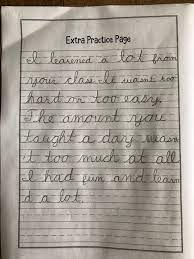
#> input picture Class1_Shaded_Text/img10.jpeg, 194 x 259 px; its folder holds only this picture in this run
$ python main.py
#> lines starting #> are read from the running program, lines starting #| are printed output that depends on the picture
import skimage.filters as filters
import cv2
import numpy as np
import glob

file_list = glob.glob("*.jpg") + glob.glob("*.jpeg") + glob.glob("*.png")

for filename in file_list:
    img = cv2.imread(filename)
#> img is the input picture: shape (259, 194, 3); mean B, G, R 150.8, 159.2, 166.6

    #This is necessary because the unsharp masking technique requires a single-channel (i.e., grayscale) input image.
    gray = cv2.cvtColor(img,cv2.COLOR_BGR2GRAY)
    #The blur is applied to reduce noise and unwanted details in the image, which can interfere with the unsharp masking process.
    smooth = cv2.GaussianBlur(gray, (33,33), 0)
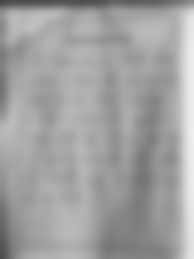
#> smooth: shape (259, 194); min 69, max 238, mean 160.8

    #This divides the grayscale image by the blurred image. This creates an "edge image" that highlights the edges and features in the original image. The division is scaled by 255 to normalize the values between 0 and 1.
    division = cv2.divide(gray, smooth, scale=255)
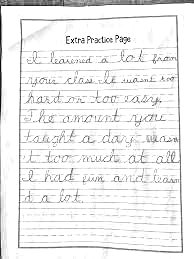
#> division: shape (259, 194); min 2, max 255, mean 238.7


    #Unsharp masking is a process that enhances edges and fine details in an image by subtracting a blurred version of the image from the original. In this step, a sharpened version of the image is obtained by subtracting the blurred division image from the division image.
    sharp = filters.unsharp_mask(division, radius=1.5, amount=2.5, preserve_range=False)
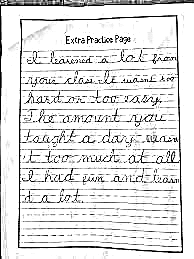
#> sharp: shape (259, 194) float64; min 0, max 1, mean 0.885

    # it converts the image data into a valid image format that can be displayed using OpenCV's "imshow" function.
    #The "unsharp_mask" function from the skimage library returns an image in a floating-point format, which means the pixel values can be outside the range of [0, 255] and cannot be directly displayed as an image
    finished = (255*sharp).clip(0,255).astype(np.uint8)

    # show results
    cv2.imshow('original', img)
    cv2.imshow('finished', finished)
    cv2.waitKey(0)
cv2.destroyAllWindows()

$ run again, on Class1_Shaded_Text/img15.jpeg
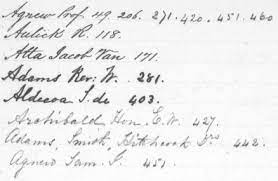
#> input picture Class1_Shaded_Text/img15.jpeg, 278 x 181 px
#> img is the input picture: shape (181, 278, 3); min 47, max 255, mean 236.6
#> `smooth = cv2.GaussianBlur(gray, (33,33), 0)`:
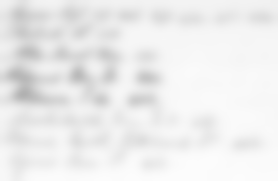
#> smooth: shape (181, 278); min 177, max 252, mean 236.6
#> `sharp = filters.unsharp_mask(division, radius=1.5, amount=2.5, preserv..`:
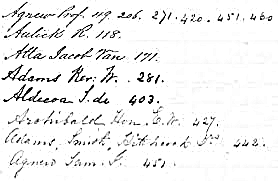
#> sharp: shape (181, 278) float64; min 0, max 1, mean 0.942

$ run again, on Class1_Shaded_Text/img17.jpeg
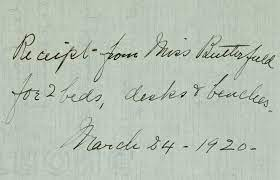
#> input picture Class1_Shaded_Text/img17.jpeg, 280 x 180 px
#> img is the input picture: shape (180, 280, 3); mean B, G, R 181.1, 193.4, 183.3
#> `smooth = cv2.GaussianBlur(gray, (33,33), 0)`:
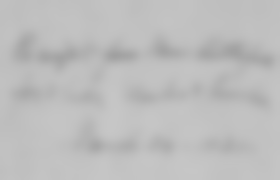
#> smooth: shape (180, 280); min 160, max 198, mean 189.1
#> `sharp = filters.unsharp_mask(division, radius=1.5, amount=2.5, preserv..`:
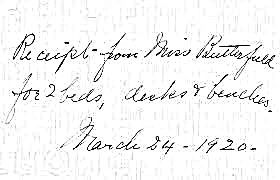
#> sharp: shape (180, 280) float64; min 0, max 1, mean 0.955

$ run again, on Class1_Shaded_Text/img11.jpeg
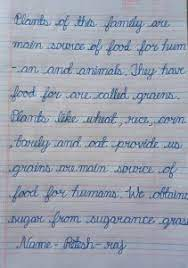
#> input picture Class1_Shaded_Text/img11.jpeg, 188 x 268 px
#> img is the input picture: shape (268, 188, 3); mean B, G, R 176, 163, 157.5
#> `smooth = cv2.GaussianBlur(gray, (33,33), 0)`:
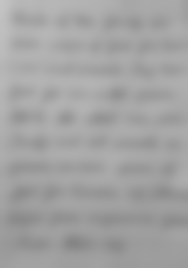
#> smooth: shape (268, 188); min 133, max 196, mean 162.8
#> `sharp = filters.unsharp_mask(division, radius=1.5, amount=2.5, preserv..`:
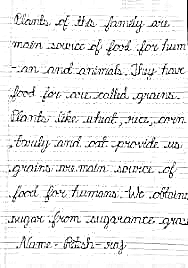
#> sharp: shape (268, 188) float64; min 0, max 1, mean 0.925
